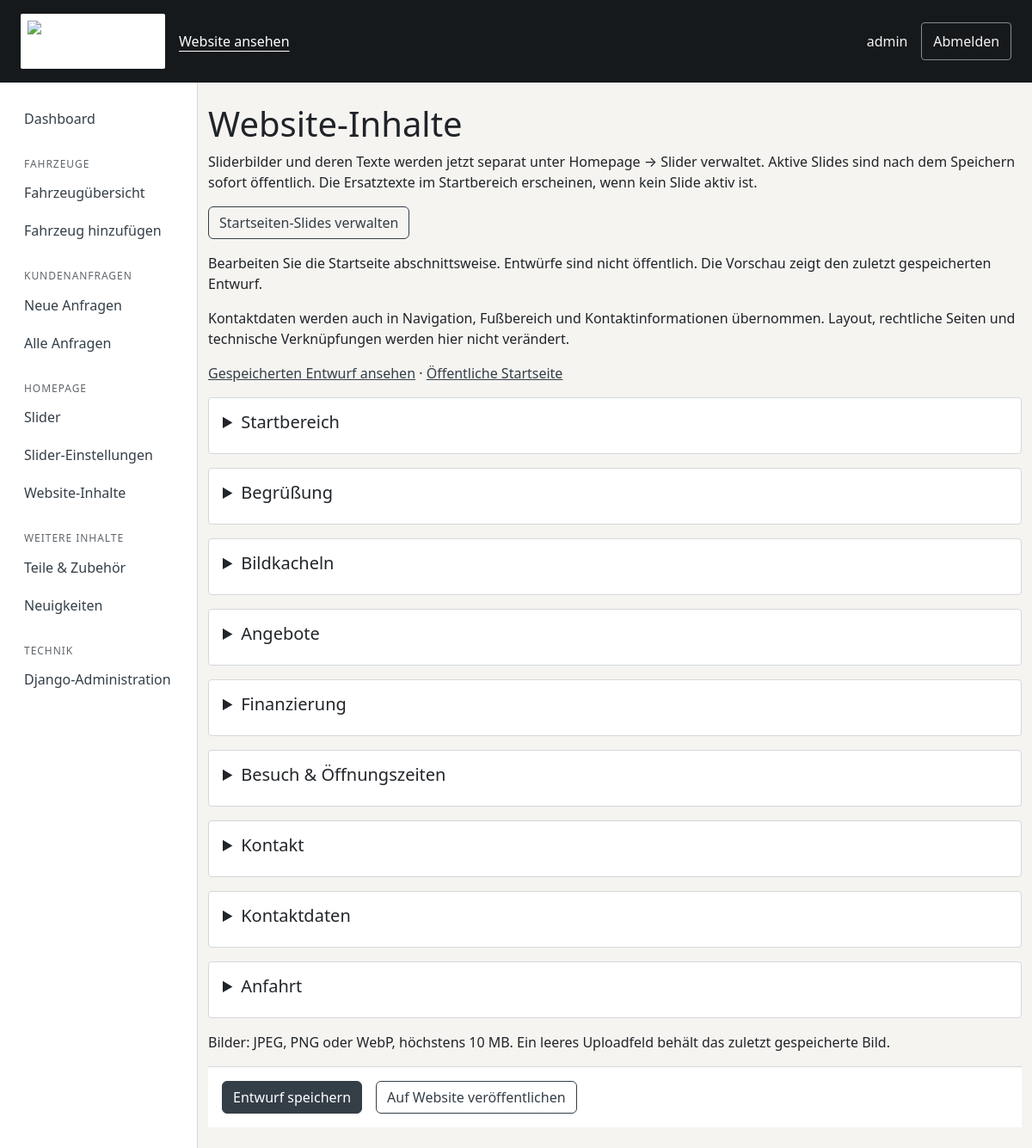
The app's page /verwaltung/website/ (signed in), older data.
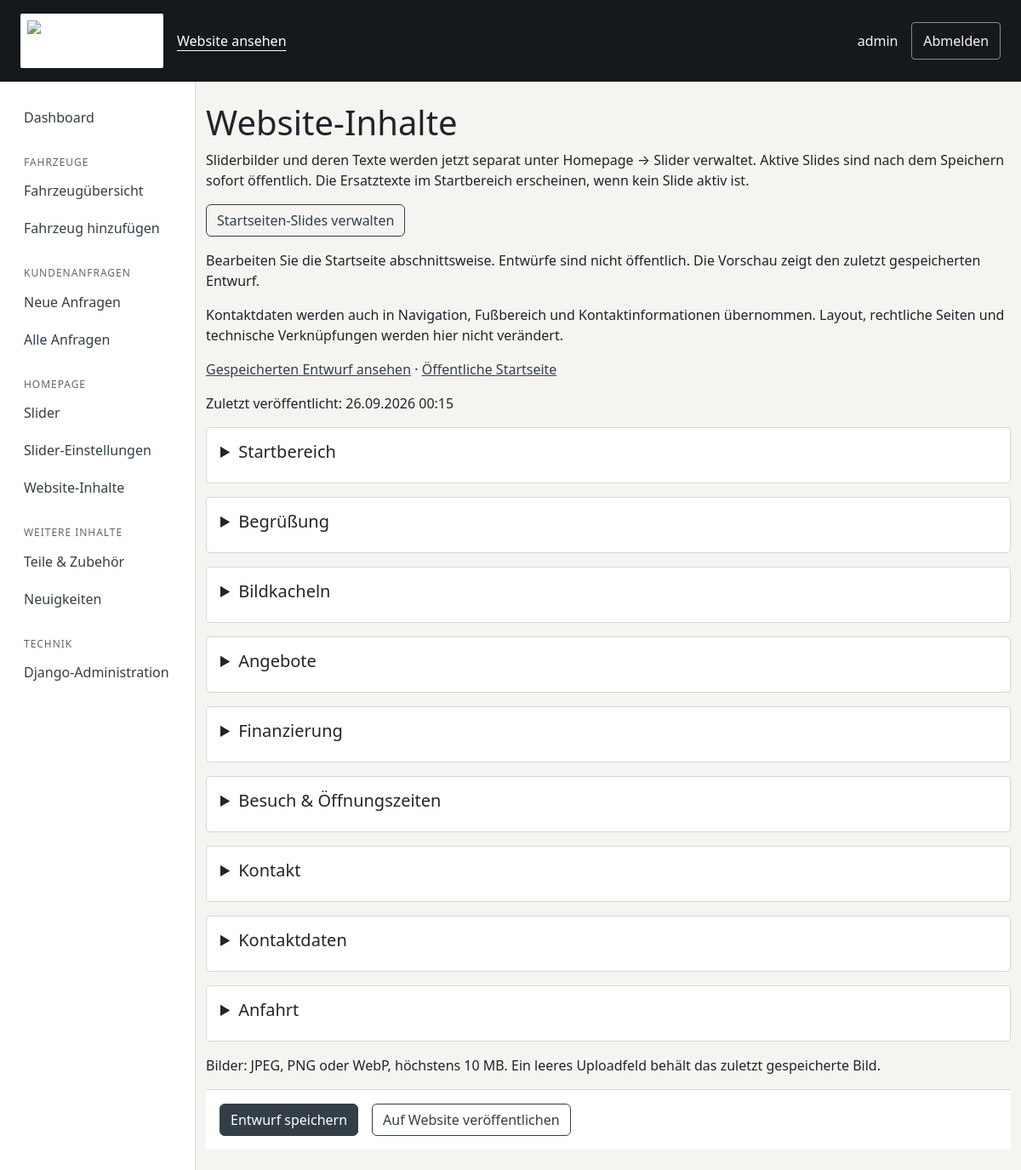
The same page, newer data.
### vehicles/models.py (models this page shows)
class Homepage(models.Model):
    slider_interval = models.PositiveSmallIntegerField('Wechselgeschwindigkeit in Sekunden', default=4,
        validators=[MinValueValidator(2), MaxValueValidator(15)],
        help_text='Zwischen 2 und 15 Sekunden. Änderungen gelten sofort für den Slider.')
    id = models.PositiveSmallIntegerField(primary_key=True, default=1, editable=False)
    draft = models.JSONField(default=dict)
    published = models.JSONField(default=dict)
    revision = models.PositiveIntegerField(default=0)
    published_at = models.DateTimeField(null=True, blank=True)
    class Meta:
        verbose_name = 'Startseite'
        verbose_name_plural = 'Startseite'
        constraints = [models.CheckConstraint(condition=models.Q(id=1), name='homepage_singleton'),
                       models.CheckConstraint(condition=models.Q(slider_interval__gte=2, slider_interval__lte=15), name='homepage_slider_interval_range')]
        permissions = [('change_slider_settings', 'Kann Slider-Einstellungen ändern')]

### vehicles/content_views.py (the view, shortened to what this page needs)
@login_required(login_url='login')
@permission_required('vehicles.change_homepage', raise_exception=True)
def homepage_edit(request):
    page = Homepage.objects.filter(pk=1).first() or Homepage(pk=1)
    form = HomepageForm(request.POST if request.method == 'POST' else None, request.FILES or None, page=page)
    return render(request, 'admin/homepage_form.html', {'form': form, 'page': page, 'draft_content': homepage_content(page.draft)})

### vehicles/content.py (called while the page is built)
def homepage_content(values=None):
    interval = Homepage._meta.get_field("slider_interval").default
    if values is None:
        page = Homepage.objects.filter(pk=1).first()
        values = page.published if page else {}
        interval = page.slider_interval if page else interval
    result = {key: values.get(key, default) for key, label, default, group in TEXT_FIELDS}
    image_ids = [values[key] for key, *_ in IMAGE_FIELDS if isinstance(values.get(key), int)]
    images = HomepageImage.objects.in_bulk(image_ids)
    for key, label, fallback, group in IMAGE_FIELDS:
        asset = images.get(values.get(key))
        result[key] = asset.image.url if asset else (static(fallback) if fallback else '')
    result["slider_interval"] = interval
    return result

def website_content(request):
    if not hasattr(request, '_homepage_content'):
        request._homepage_content = homepage_content()
    return {'site_content': request._homepage_content}

### templates/admin/homepage_form.html (shortened to what this page needs)
{% extends 'management/base.html' %}
{% block content %}
<section class="container py-4">
    <h1>Website-Inhalte</h1>
    <p>Sliderbilder und deren Texte werden jetzt separat unter Homepage → Slider verwaltet. Aktive Slides sind nach dem Speichern sofort öffentlich. Die Ersatztexte im Startbereich erscheinen, wenn kein Slide aktiv ist.</p>
    {% if perms.vehicles.view_heroslide %}<p><a class="btn btn-outline-primary" href="{% url 'management_slides' %}">Startseiten-Slides verwalten</a></p>{% endif %}
    <p>Bearbeiten Sie die Startseite abschnittsweise. Entwürfe sind nicht öffentlich. Die Vorschau zeigt den zuletzt gespeicherten Entwurf.</p>
    <p>Kontaktdaten werden auch in Navigation, Fußbereich und Kontaktinformationen übernommen. Layout, rechtliche Seiten und technische Verknüpfungen werden hier nicht verändert.</p>
    <p><a href="{% url 'homepage_preview' %}">Gespeicherten Entwurf ansehen</a> · <a href="{% url 'home' %}">Öffentliche Startseite</a></p>
    {% if page.published_at %}<p>Zuletzt veröffentlicht: {{ page.published_at|date:'d.m.Y H:i' }}</p>{% endif %}
    <form method="post" enctype="multipart/form-data" data-unsaved-form{% if form.errors %} data-unsaved-errors{% endif %} novalidate>
        {% for title, fields in form.groups %}<details class="card p-3 mb-3"><summary class="h5">{{ title }}</summary></details>{% endfor %}
        <p>Bilder: JPEG, PNG oder WebP, höchstens 10 MB. Ein leeres Uploadfeld behält das zuletzt gespeicherte Bild.</p>
        <div class="vehicle-save-bar"><button type="submit" name="action" value="save" class="btn btn-primary">Entwurf speichern</button><button type="submit" name="action" value="publish" class="btn btn-outline-primary">Auf Website veröffentlichen</button></div>
    </form>
</section>
{% endblock %}

Row changes from the older to the newer data that the page shows:
added Homepage: published_at "26.09.2026 00:15"
Text that changed along with them:
text now shown: "Zuletzt veröffentlicht:"
